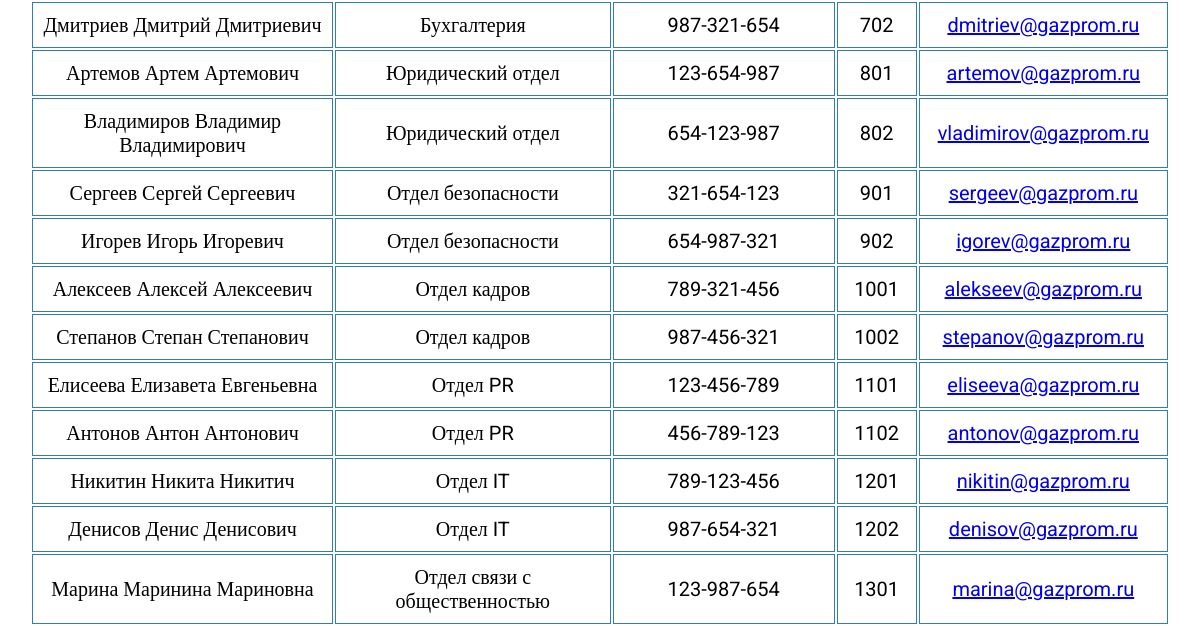
Before: /guide.php (lower part) with the older database file.
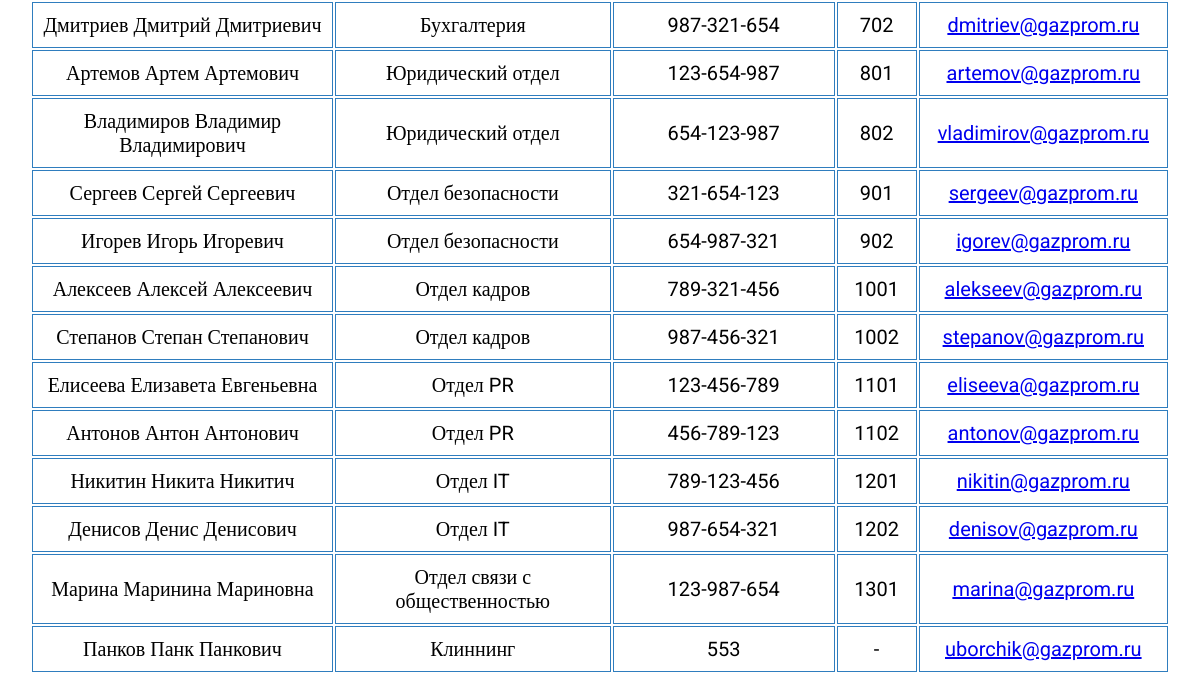
After: the same page with the newer database file.
### tables this page shows
CREATE TABLE `guide` (
  `id` int NOT NULL,
  `FIO` varchar(255) NOT NULL,
  `post` varchar(255) NOT NULL,
  `division` varchar(255) NOT NULL,
  `phone` varchar(18) NOT NULL,
  `office` varchar(255) NOT NULL,
  `mail` varchar(255) NOT NULL,
  `img` varchar(255)  DEFAULT NULL
);

### guide.php (the view, shortened to what this page needs)
<!DOCTYPE html>
<html lang="en">
<head>
    <link rel="stylesheet" href="style.css"/>
</head>
<body>
<div class="content_guide">
    <table>
        <?php
            include 'config.php';
            $sql = "SELECT `FIO`, `post`, `division`, `phone`, `office`, `mail`, `img` FROM `guide`";
            $result = $conn->query($sql);
            if ($result->num_rows > 0) {
                while ($row = $result->fetch_assoc()) {
                    echo "<tr>";
                    echo "<td>" . $row["FIO"] . "</td>";
                    echo "<td class='division_adaptive-guide'>" . $row["division"] . "</td>";
                    echo "<td class='num_phone'>" . $row["phone"] . "</td>";
                    echo "<td>" . $row["office"] . "</td>";
                    echo "<td class='mail_adaptive-guide'><a href='mailto:" . $row["mail"] . "'>" . $row["mail"] . "</td>";
                    echo "</tr>";
                }
            } else {
                echo "0 результатов";
            }
            ?>
    </table>
</div>
</body>
</html>

Changed rows visible on the page:
added guide: FIO "Панков Панк Панкович", division "Клиннинг", phone "553", office "-", mail "uborchik@gazprom.ru"
